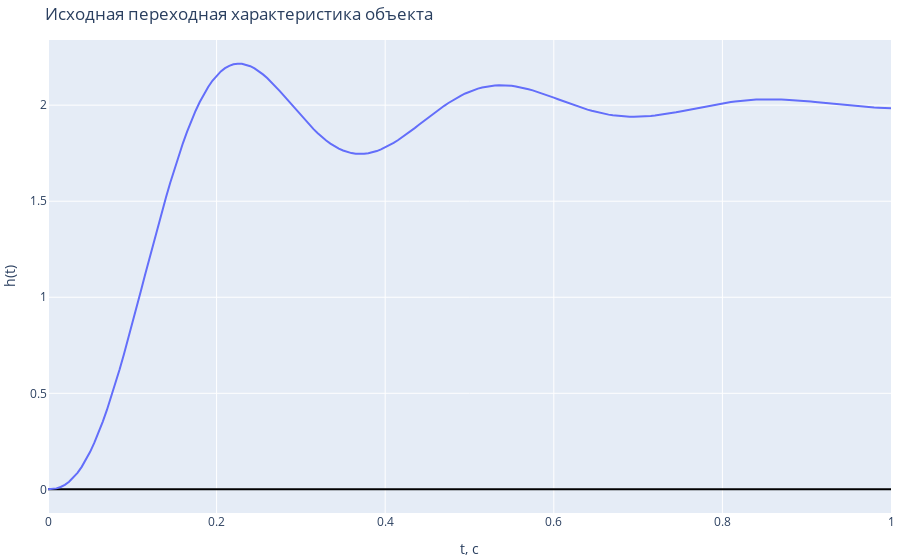

Write notebook code for a chart like this one.
### Markdown cell above
Вывод в HTML в виде JSON:

### Code cell
import json
fig = go.Figure()
fig.update_yaxes(zeroline=True, zerolinewidth=2, zerolinecolor="Black")
fig.add_trace(go.Scatter(x=x, y=y, name="Исходная переходная характеристика объекта"))
fig.update_layout(margin=dict(l=5, r=5, t=40, b=5),
                  title="Исходная переходная характеристика объекта",
                  xaxis_title="t, c",
                  yaxis_title="h(t)")
fig.show()
graphJSON = json.dumps(fig, cls=plotly.utils.PlotlyJSONEncoder)
graphJSON

### Figure 1 — Plotly figure (JSON) as saved in the notebook; plotly's stock layout.template omitted (floating-point values rounded to 4 significant figures; data arrays with more than 128 entries replaced by an {"elided": "..."} marker saying what was removed)
{"data": [{"name": "Исходная переходная характеристика объекта", "type": "scatter", "x": {"elided": "201 float values"}, "y": {"elided": "201 float values"}}], "layout": {"margin": {"b": 5, "l": 5, "r": 5, "t": 40}, "title": {"text": "Исходная переходная характеристика объекта"}, "xaxis": {"title": {"text": "t, c"}}, "yaxis": {"title": {"text": "h(t)"}, "zeroline": true, "zerolinecolor": "Black", "zerolinewidth": 2}}}
